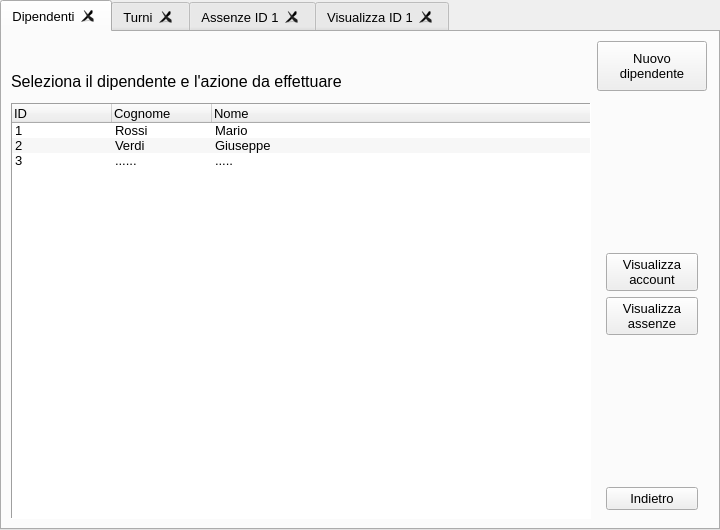
<?xml version="1.0" encoding="UTF-8"?>
<ui version="4.0">
 <class>tabWidget</class>
 <widget class="QTabWidget" name="tabWidget">
  <property name="geometry">
   <rect>
    <x>0</x>
    <y>0</y>
    <width>720</width>
    <height>530</height>
   </rect>
  </property>
  <property name="minimumSize">
   <size>
    <width>720</width>
    <height>530</height>
   </size>
  </property>
  <property name="font">
   <font>
    <family>Arial</family>
    <pointsize>10</pointsize>
   </font>
  </property>
  <property name="windowTitle">
   <string>Gestione Dipendenti</string>
  </property>
  <property name="currentIndex">
   <number>0</number>
  </property>
  <property name="elideMode">
   <enum>Qt::ElideLeft</enum>
  </property>
  <property name="usesScrollButtons">
   <bool>true</bool>
  </property>
  <property name="documentMode">
   <bool>false</bool>
  </property>
  <property name="tabsClosable">
   <bool>true</bool>
  </property>
  <property name="movable">
   <bool>false</bool>
  </property>
  <widget class="QWidget" name="tabDipendenti">
   <property name="font">
    <font>
     <family>Arial</family>
     <pointsize>10</pointsize>
    </font>
   </property>
   <attribute name="title">
    <string>Dipendenti</string>
   </attribute>
   <layout class="QGridLayout" name="gridLayout">
    <property name="rightMargin">
     <number>11</number>
    </property>
    <item row="0" column="1">
     <widget class="QPushButton" name="pushButton">
      <property name="sizePolicy">
       <sizepolicy hsizetype="Minimum" vsizetype="Fixed">
        <horstretch>0</horstretch>
        <verstretch>0</verstretch>
       </sizepolicy>
      </property>
      <property name="minimumSize">
       <size>
        <width>110</width>
        <height>50</height>
       </size>
      </property>
      <property name="maximumSize">
       <size>
        <width>130</width>
        <height>60</height>
       </size>
      </property>
      <property name="focusPolicy">
       <enum>Qt::StrongFocus</enum>
      </property>
      <property name="layoutDirection">
       <enum>Qt::LeftToRight</enum>
      </property>
      <property name="text">
       <string>Nuovo
dipendente</string>
      </property>
      <property name="checkable">
       <bool>false</bool>
      </property>
      <property name="checked">
       <bool>false</bool>
      </property>
      <property name="flat">
       <bool>false</bool>
      </property>
     </widget>
    </item>
    <item row="0" column="0">
     <widget class="QLabel" name="label">
      <property name="sizePolicy">
       <sizepolicy hsizetype="Expanding" vsizetype="Preferred">
        <horstretch>0</horstretch>
        <verstretch>0</verstretch>
       </sizepolicy>
      </property>
      <property name="minimumSize">
       <size>
        <width>350</width>
        <height>0</height>
       </size>
      </property>
      <property name="font">
       <font>
        <family>Arial</family>
        <pointsize>12</pointsize>
        <weight>50</weight>
        <bold>false</bold>
        <underline>false</underline>
        <strikeout>false</strikeout>
        <kerning>true</kerning>
       </font>
      </property>
      <property name="frameShape">
       <enum>QFrame::NoFrame</enum>
      </property>
      <property name="frameShadow">
       <enum>QFrame::Sunken</enum>
      </property>
      <property name="lineWidth">
       <number>1</number>
      </property>
      <property name="midLineWidth">
       <number>0</number>
      </property>
      <property name="text">
       <string>Seleziona il dipendente e l'azione da effettuare</string>
      </property>
      <property name="alignment">
       <set>Qt::AlignBottom|Qt::AlignLeading|Qt::AlignLeft</set>
      </property>
      <property name="wordWrap">
       <bool>false</bool>
      </property>
     </widget>
    </item>
    <item row="2" column="0">
     <widget class="QTreeWidget" name="treeWidget">
      <property name="sizePolicy">
       <sizepolicy hsizetype="Expanding" vsizetype="Expanding">
        <horstretch>0</horstretch>
        <verstretch>0</verstretch>
       </sizepolicy>
      </property>
      <property name="minimumSize">
       <size>
        <width>400</width>
        <height>400</height>
       </size>
      </property>
      <property name="maximumSize">
       <size>
        <width>99999</width>
        <height>99999</height>
       </size>
      </property>
      <property name="font">
       <font>
        <family>Arial</family>
        <pointsize>10</pointsize>
       </font>
      </property>
      <property name="frameShape">
       <enum>QFrame::Panel</enum>
      </property>
      <property name="frameShadow">
       <enum>QFrame::Sunken</enum>
      </property>
      <property name="lineWidth">
       <number>1</number>
      </property>
      <property name="sizeAdjustPolicy">
       <enum>QAbstractScrollArea::AdjustToContents</enum>
      </property>
      <property name="editTriggers">
       <set>QAbstractItemView::NoEditTriggers</set>
      </property>
      <property name="alternatingRowColors">
       <bool>true</bool>
      </property>
      <property name="indentation">
       <number>0</number>
      </property>
      <property name="rootIsDecorated">
       <bool>true</bool>
      </property>
      <property name="sortingEnabled">
       <bool>false</bool>
      </property>
      <column>
       <property name="text">
        <string>ID</string>
       </property>
      </column>
      <column>
       <property name="text">
        <string>Cognome</string>
       </property>
      </column>
      <column>
       <property name="text">
        <string>Nome</string>
       </property>
      </column>
      <item>
       <property name="text">
        <string>1</string>
       </property>
       <property name="text">
        <string>Rossi</string>
       </property>
       <property name="text">
        <string>Mario</string>
       </property>
      </item>
      <item>
       <property name="text">
        <string>2</string>
       </property>
       <property name="text">
        <string>Verdi</string>
       </property>
       <property name="text">
        <string>Giuseppe</string>
       </property>
      </item>
      <item>
       <property name="text">
        <string>3</string>
       </property>
       <property name="text">
        <string>......</string>
       </property>
       <property name="text">
        <string>.....</string>
       </property>
      </item>
     </widget>
    </item>
    <item row="1" column="1" rowspan="2">
     <widget class="QWidget" name="widget" native="true">
      <property name="sizePolicy">
       <sizepolicy hsizetype="Preferred" vsizetype="Expanding">
        <horstretch>0</horstretch>
        <verstretch>0</verstretch>
       </sizepolicy>
      </property>
      <layout class="QVBoxLayout" name="verticalLayout">
       <item>
        <spacer name="spacer1">
         <property name="orientation">
          <enum>Qt::Vertical</enum>
         </property>
         <property name="sizeHint" stdset="0">
          <size>
           <width>20</width>
           <height>40</height>
          </size>
         </property>
        </spacer>
       </item>
       <item>
        <widget class="QPushButton" name="pushButton_3">
         <property name="text">
          <string>Visualizza 
account</string>
         </property>
        </widget>
       </item>
       <item>
        <widget class="QPushButton" name="pushButton_4">
         <property name="text">
          <string>Visualizza 
assenze</string>
         </property>
        </widget>
       </item>
       <item>
        <spacer name="spacer2">
         <property name="orientation">
          <enum>Qt::Vertical</enum>
         </property>
         <property name="sizeHint" stdset="0">
          <size>
           <width>20</width>
           <height>40</height>
          </size>
         </property>
        </spacer>
       </item>
       <item>
        <widget class="QPushButton" name="pushButton_2">
         <property name="text">
          <string>Indietro</string>
         </property>
        </widget>
       </item>
      </layout>
     </widget>
    </item>
   </layout>
  </widget>
  <widget class="QWidget" name="tabTurni">
   <property name="font">
    <font>
     <family>Arial</family>
     <pointsize>10</pointsize>
    </font>
   </property>
   <attribute name="title">
    <string>Turni</string>
   </attribute>
   <layout class="QGridLayout" name="gridLayout_5">
    <item row="0" column="1">
     <widget class="QGroupBox" name="groupCamerieri">
      <property name="sizePolicy">
       <sizepolicy hsizetype="Preferred" vsizetype="Preferred">
        <horstretch>0</horstretch>
        <verstretch>0</verstretch>
       </sizepolicy>
      </property>
      <property name="maximumSize">
       <size>
        <width>290</width>
        <height>16777215</height>
       </size>
      </property>
      <property name="title">
       <string>Camerieri</string>
      </property>
      <property name="flat">
       <bool>false</bool>
      </property>
      <layout class="QGridLayout" name="gridLayout_2">
       <property name="topMargin">
        <number>11</number>
       </property>
       <property name="bottomMargin">
        <number>11</number>
       </property>
       <item row="1" column="0">
        <widget class="QTableWidget" name="tableCamerieri">
         <property name="sizePolicy">
          <sizepolicy hsizetype="Fixed" vsizetype="Expanding">
           <horstretch>0</horstretch>
           <verstretch>0</verstretch>
          </sizepolicy>
         </property>
         <property name="minimumSize">
          <size>
           <width>259</width>
           <height>0</height>
          </size>
         </property>
         <property name="maximumSize">
          <size>
           <width>259</width>
           <height>16777215</height>
          </size>
         </property>
         <property name="font">
          <font>
           <family>Arial</family>
           <pointsize>9</pointsize>
          </font>
         </property>
         <property name="contextMenuPolicy">
          <enum>Qt::DefaultContextMenu</enum>
         </property>
         <property name="acceptDrops">
          <bool>false</bool>
         </property>
         <property name="frameShape">
          <enum>QFrame::Box</enum>
         </property>
         <property name="frameShadow">
          <enum>QFrame::Sunken</enum>
         </property>
         <property name="sizeAdjustPolicy">
          <enum>QAbstractScrollArea::AdjustToContents</enum>
         </property>
         <property name="editTriggers">
          <set>QAbstractItemView::NoEditTriggers</set>
         </property>
         <property name="dragEnabled">
          <bool>false</bool>
         </property>
         <property name="dragDropOverwriteMode">
          <bool>true</bool>
         </property>
         <property name="dragDropMode">
          <enum>QAbstractItemView::InternalMove</enum>
         </property>
         <property name="defaultDropAction">
          <enum>Qt::MoveAction</enum>
         </property>
         <row>
          <property name="text">
           <string/>
          </property>
         </row>
         <row>
          <property name="text">
           <string/>
          </property>
         </row>
         <column>
          <property name="text">
           <string>Mattina</string>
          </property>
         </column>
         <column>
          <property name="text">
           <string>Pomeriggio</string>
          </property>
         </column>
         <item row="0" column="0">
          <property name="text">
           <string>cameriere1</string>
          </property>
         </item>
         <item row="0" column="1">
          <property name="text">
           <string>cameriere2</string>
          </property>
         </item>
         <item row="1" column="0">
          <property name="text">
           <string>...........</string>
          </property>
         </item>
         <item row="1" column="1">
          <property name="text">
           <string>..........</string>
          </property>
         </item>
        </widget>
       </item>
       <item row="2" column="0" alignment="Qt::AlignRight|Qt::AlignBottom">
        <widget class="QPushButton" name="btnCamerieri">
         <property name="text">
          <string>Modifica</string>
         </property>
        </widget>
       </item>
      </layout>
     </widget>
    </item>
    <item row="0" column="0">
     <widget class="QGroupBox" name="groupReceptionist">
      <property name="sizePolicy">
       <sizepolicy hsizetype="Preferred" vsizetype="Preferred">
        <horstretch>0</horstretch>
        <verstretch>0</verstretch>
       </sizepolicy>
      </property>
      <property name="maximumSize">
       <size>
        <width>290</width>
        <height>16777215</height>
       </size>
      </property>
      <property name="title">
       <string>Receptionist</string>
      </property>
      <property name="flat">
       <bool>false</bool>
      </property>
      <property name="checkable">
       <bool>false</bool>
      </property>
      <property name="checked">
       <bool>false</bool>
      </property>
      <layout class="QGridLayout" name="gridLayout_3">
       <property name="sizeConstraint">
        <enum>QLayout::SetDefaultConstraint</enum>
       </property>
       <item row="0" column="0">
        <widget class="QTableWidget" name="tableReceptionist">
         <property name="sizePolicy">
          <sizepolicy hsizetype="Fixed" vsizetype="Expanding">
           <horstretch>0</horstretch>
           <verstretch>0</verstretch>
          </sizepolicy>
         </property>
         <property name="minimumSize">
          <size>
           <width>259</width>
           <height>0</height>
          </size>
         </property>
         <property name="maximumSize">
          <size>
           <width>259</width>
           <height>16777215</height>
          </size>
         </property>
         <property name="font">
          <font>
           <family>Arial</family>
           <pointsize>9</pointsize>
          </font>
         </property>
         <property name="frameShape">
          <enum>QFrame::Box</enum>
         </property>
         <property name="sizeAdjustPolicy">
          <enum>QAbstractScrollArea::AdjustToContents</enum>
         </property>
         <property name="editTriggers">
          <set>QAbstractItemView::NoEditTriggers</set>
         </property>
         <property name="showDropIndicator" stdset="0">
          <bool>true</bool>
         </property>
         <property name="dragEnabled">
          <bool>false</bool>
         </property>
         <property name="dragDropMode">
          <enum>QAbstractItemView::InternalMove</enum>
         </property>
         <property name="defaultDropAction">
          <enum>Qt::MoveAction</enum>
         </property>
         <property name="alternatingRowColors">
          <bool>false</bool>
         </property>
         <property name="showGrid">
          <bool>true</bool>
         </property>
         <property name="gridStyle">
          <enum>Qt::SolidLine</enum>
         </property>
         <property name="columnCount">
          <number>2</number>
         </property>
         <row>
          <property name="text">
           <string/>
          </property>
         </row>
         <row>
          <property name="text">
           <string/>
          </property>
         </row>
         <column>
          <property name="text">
           <string>Mattina</string>
          </property>
         </column>
         <column>
          <property name="text">
           <string>Pomeriggio</string>
          </property>
         </column>
         <item row="0" column="0">
          <property name="text">
           <string>receptionist1</string>
          </property>
         </item>
         <item row="0" column="1">
          <property name="text">
           <string>receptionist2</string>
          </property>
         </item>
         <item row="1" column="0">
          <property name="text">
           <string>.........</string>
          </property>
         </item>
         <item row="1" column="1">
          <property name="text">
           <string>.......</string>
          </property>
         </item>
        </widget>
       </item>
       <item row="1" column="0" alignment="Qt::AlignRight|Qt::AlignBottom">
        <widget class="QPushButton" name="btnReceptionist">
         <property name="sizePolicy">
          <sizepolicy hsizetype="Minimum" vsizetype="Fixed">
           <horstretch>0</horstretch>
           <verstretch>0</verstretch>
          </sizepolicy>
         </property>
         <property name="text">
          <string>Modifica</string>
         </property>
        </widget>
       </item>
      </layout>
     </widget>
    </item>
    <item row="1" column="1" alignment="Qt::AlignRight|Qt::AlignBottom">
     <widget class="QPushButton" name="pushButton_5">
      <property name="text">
       <string>Indietro</string>
      </property>
     </widget>
    </item>
   </layout>
  </widget>
  <widget class="QWidget" name="tabAssenze">
   <property name="font">
    <font>
     <family>Arial</family>
     <pointsize>10</pointsize>
    </font>
   </property>
   <attribute name="title">
    <string>Assenze ID 1</string>
   </attribute>
   <layout class="QGridLayout" name="gridLayout_4">
    <item row="0" column="0">
     <widget class="QLabel" name="label_2">
      <property name="font">
       <font>
        <family>Arial</family>
        <pointsize>14</pointsize>
       </font>
      </property>
      <property name="text">
       <string>Assenze di Mario Rossi</string>
      </property>
      <property name="alignment">
       <set>Qt::AlignCenter</set>
      </property>
     </widget>
    </item>
    <item row="1" column="0" alignment="Qt::AlignHCenter">
     <widget class="QListWidget" name="listWidget">
      <property name="frameShape">
       <enum>QFrame::NoFrame</enum>
      </property>
      <property name="editTriggers">
       <set>QAbstractItemView::NoEditTriggers</set>
      </property>
      <property name="resizeMode">
       <enum>QListView::Adjust</enum>
      </property>
      <property name="viewMode">
       <enum>QListView::ListMode</enum>
      </property>
      <item>
       <property name="text">
        <string>1) 05/06/2022</string>
       </property>
      </item>
      <item>
       <property name="text">
        <string>2) 18/07/2022</string>
       </property>
      </item>
      <item>
       <property name="text">
        <string>3) 19/07/2022</string>
       </property>
      </item>
      <item>
       <property name="text">
        <string>     ........</string>
       </property>
      </item>
     </widget>
    </item>
   </layout>
  </widget>
  <widget class="QWidget" name="tab">
   <attribute name="title">
    <string>Visualizza ID 1</string>
   </attribute>
   <layout class="QGridLayout" name="gridLayout_9">
    <item row="0" column="0" colspan="2">
     <widget class="QWidget" name="widgetIntestazione" native="true">
      <property name="sizePolicy">
       <sizepolicy hsizetype="Preferred" vsizetype="Maximum">
        <horstretch>0</horstretch>
        <verstretch>0</verstretch>
       </sizepolicy>
      </property>
      <property name="minimumSize">
       <size>
        <width>0</width>
        <height>0</height>
       </size>
      </property>
      <property name="styleSheet">
       <string notr="true">background-color: rgb(100, 255, 17);
color: rgb(0, 85, 0);</string>
      </property>
      <layout class="QVBoxLayout" name="verticalLayout_4">
       <property name="leftMargin">
        <number>0</number>
       </property>
       <property name="topMargin">
        <number>0</number>
       </property>
       <property name="rightMargin">
        <number>0</number>
       </property>
       <property name="bottomMargin">
        <number>0</number>
       </property>
       <item>
        <widget class="QLabel" name="labelIntestazioneNome_2">
         <property name="sizePolicy">
          <sizepolicy hsizetype="Expanding" vsizetype="Expanding">
           <horstretch>0</horstretch>
           <verstretch>0</verstretch>
          </sizepolicy>
         </property>
         <property name="minimumSize">
          <size>
           <width>0</width>
           <height>40</height>
          </size>
         </property>
         <property name="font">
          <font>
           <family>Arial</family>
           <pointsize>20</pointsize>
          </font>
         </property>
         <property name="styleSheet">
          <string notr="true">background-color: rgb(100, 255, 17);
color: rgb(0, 85, 0);</string>
         </property>
         <property name="text">
          <string>Mario Rossi</string>
         </property>
         <property name="alignment">
          <set>Qt::AlignCenter</set>
         </property>
        </widget>
       </item>
       <item>
        <widget class="QLabel" name="labelIntestazioneID_2">
         <property name="sizePolicy">
          <sizepolicy hsizetype="Expanding" vsizetype="Expanding">
           <horstretch>0</horstretch>
           <verstretch>0</verstretch>
          </sizepolicy>
         </property>
         <property name="minimumSize">
          <size>
           <width>0</width>
           <height>30</height>
          </size>
         </property>
         <property name="font">
          <font>
           <family>Arial</family>
           <pointsize>11</pointsize>
          </font>
         </property>
         <property name="text">
          <string>ID: 1</string>
         </property>
         <property name="alignment">
          <set>Qt::AlignHCenter|Qt::AlignTop</set>
         </property>
        </widget>
       </item>
      </layout>
     </widget>
    </item>
    <item row="1" column="0">
     <widget class="QGroupBox" name="groupBoxDatiAnagrafici">
      <property name="sizePolicy">
       <sizepolicy hsizetype="Preferred" vsizetype="Preferred">
        <horstretch>0</horstretch>
        <verstretch>0</verstretch>
       </sizepolicy>
      </property>
      <property name="font">
       <font>
        <family>Arial</family>
        <pointsize>12</pointsize>
       </font>
      </property>
      <property name="styleSheet">
       <string notr="true"/>
      </property>
      <property name="title">
       <string>Dati anagrafici</string>
      </property>
      <layout class="QVBoxLayout" name="verticalLayout_2">
       <item>
        <widget class="QLabel" name="labelNome">
         <property name="font">
          <font>
           <family>Arial</family>
           <pointsize>11</pointsize>
          </font>
         </property>
         <property name="text">
          <string>Nome: Mario</string>
         </property>
        </widget>
       </item>
       <item>
        <widget class="QLabel" name="labelCognome">
         <property name="font">
          <font>
           <family>Arial</family>
           <pointsize>11</pointsize>
          </font>
         </property>
         <property name="text">
          <string>Cognome: Rossi</string>
         </property>
        </widget>
       </item>
       <item>
        <widget class="QLabel" name="labelDataNascita">
         <property name="font">
          <font>
           <family>Arial</family>
           <pointsize>11</pointsize>
          </font>
         </property>
         <property name="text">
          <string>Data di nascita: 01/01/2001</string>
         </property>
        </widget>
       </item>
       <item>
        <widget class="QLabel" name="labelLuogoNascita">
         <property name="font">
          <font>
           <family>Arial</family>
           <pointsize>11</pointsize>
          </font>
         </property>
         <property name="text">
          <string>Luogo di nascita: Roma</string>
         </property>
        </widget>
       </item>
      </layout>
     </widget>
    </item>
    <item row="1" column="1">
     <widget class="QGroupBox" name="groupBoxContatti">
      <property name="sizePolicy">
       <sizepolicy hsizetype="Preferred" vsizetype="Preferred">
        <horstretch>0</horstretch>
        <verstretch>0</verstretch>
       </sizepolicy>
      </property>
      <property name="font">
       <font>
        <family>Arial</family>
        <pointsize>12</pointsize>
       </font>
      </property>
      <property name="title">
       <string>Contatti</string>
      </property>
      <layout class="QFormLayout" name="formLayout_2">
       <item row="0" column="0">
        <widget class="QLabel" name="labelEmail">
         <property name="font">
          <font>
           <family>Arial</family>
           <pointsize>11</pointsize>
          </font>
         </property>
         <property name="text">
          <string>Email:</string>
         </property>
        </widget>
       </item>
       <item row="0" column="1">
        <widget class="QLineEdit" name="lineEditEmail">
         <property name="minimumSize">
          <size>
           <width>220</width>
           <height>0</height>
          </size>
         </property>
         <property name="font">
          <font>
           <family>Arial</family>
           <pointsize>11</pointsize>
          </font>
         </property>
         <property name="text">
          <string>mariorossi@mail.com</string>
         </property>
         <property name="readOnly">
          <bool>true</bool>
         </property>
        </widget>
       </item>
       <item row="1" column="0">
        <widget class="QLabel" name="labelCellulare">
         <property name="font">
          <font>
           <family>Arial</family>
           <pointsize>11</pointsize>
          </font>
         </property>
         <property name="text">
          <string>Cellulare:</string>
         </property>
        </widget>
       </item>
       <item row="1" column="1">
        <widget class="QLineEdit" name="lineEditCellulare">
         <property name="font">
          <font>
           <family>Arial</family>
           <pointsize>11</pointsize>
          </font>
         </property>
         <property name="text">
          <string>3321903031</string>
         </property>
         <property name="readOnly">
          <bool>true</bool>
         </property>
        </widget>
       </item>
       <item row="2" column="0" colspan="2">
        <widget class="QWidget" name="widget_3" native="true">
         <property name="sizePolicy">
          <sizepolicy hsizetype="Preferred" vsizetype="Preferred">
           <horstretch>0</horstretch>
           <verstretch>0</verstretch>
          </sizepolicy>
         </property>
         <layout class="QGridLayout" name="gridLayout_7">
          <item row="0" column="0" alignment="Qt::AlignRight">
           <widget class="QPushButton" name="btnContatti">
            <property name="font">
             <font>
              <family>Arial</family>
              <pointsize>11</pointsize>
             </font>
            </property>
            <property name="text">
             <string>Modifica</string>
            </property>
           </widget>
          </item>
         </layout>
        </widget>
       </item>
      </layout>
     </widget>
    </item>
    <item row="2" column="0" rowspan="2">
     <widget class="QGroupBox" name="groupBoxDatiLavorativi">
      <property name="sizePolicy">
       <sizepolicy hsizetype="Preferred" vsizetype="Preferred">
        <horstretch>0</horstretch>
        <verstretch>0</verstretch>
       </sizepolicy>
      </property>
      <property name="font">
       <font>
        <family>Arial</family>
        <pointsize>12</pointsize>
       </font>
      </property>
      <property name="title">
       <string>Dati lavorativi</string>
      </property>
      <layout class="QFormLayout" name="formLayout">
       <property name="bottomMargin">
        <number>11</number>
       </property>
       <item row="0" column="0">
        <widget class="QLabel" name="labelRuolo">
         <property name="font">
          <font>
           <family>Arial</family>
           <pointsize>11</pointsize>
          </font>
         </property>
         <property name="text">
          <string>Ruolo:</string>
         </property>
        </widget>
       </item>
       <item row="0" column="1">
        <widget class="QLineEdit" name="lineEditRuolo">
         <property name="minimumSize">
          <size>
           <width>150</width>
           <height>0</height>
          </size>
         </property>
         <property name="font">
          <font>
           <family>Arial</family>
           <pointsize>11</pointsize>
          </font>
         </property>
         <property name="text">
          <string>Receptionist</string>
         </property>
         <property name="readOnly">
          <bool>true</bool>
         </property>
        </widget>
       </item>
       <item row="1" column="0">
        <widget class="QLabel" name="labelTurno">
         <property name="font">
          <font>
           <family>Arial</family>
           <pointsize>11</pointsize>
          </font>
         </property>
         <property name="text">
          <string>Turno:</string>
         </property>
        </widget>
       </item>
       <item row="1" column="1">
        <widget class="QLineEdit" name="lineEditTurno">
         <property name="minimumSize">
          <size>
           <width>150</width>
           <height>0</height>
          </size>
         </property>
         <property name="font">
          <font>
           <family>Arial</family>
           <pointsize>11</pointsize>
          </font>
         </property>
         <property name="text">
          <string>Mattina</string>
         </property>
         <property name="readOnly">
          <bool>true</bool>
         </property>
        </widget>
       </item>
       <item row="2" column="0">
        <widget class="QLabel" name="labelIBAN">
         <property name="font">
          <font>
           <family>Arial</family>
           <pointsize>11</pointsize>
          </font>
         </property>
         <property name="text">
          <string>IBAN:</string>
         </property>
        </widget>
       </item>
       <item row="2" column="1">
        <widget class="QLineEdit" name="lineEditIBAN">
         <property name="minimumSize">
          <size>
           <width>220</width>
           <height>0</height>
          </size>
         </property>
         <property name="font">
          <font>
           <family>Arial</family>
           <pointsize>11</pointsize>
          </font>
         </property>
         <property name="text">
          <string>28219303180482749210</string>
         </property>
         <property name="readOnly">
          <bool>true</bool>
         </property>
        </widget>
       </item>
       <item row="3" column="0">
        <widget class="QLabel" name="labelStipendio">
         <property name="font">
          <font>
           <family>Arial</family>
           <pointsize>11</pointsize>
          </font>
         </property>
         <property name="text">
          <string>Stipendio (€):</string>
         </property>
        </widget>
       </item>
       <item row="3" column="1">
        <widget class="QLineEdit" name="lineEditStipendio">
         <property name="minimumSize">
          <size>
           <width>100</width>
           <height>0</height>
          </size>
         </property>
         <property name="font">
          <font>
           <family>Arial</family>
           <pointsize>11</pointsize>
          </font>
         </property>
         <property name="text">
          <string>1200</string>
         </property>
         <property name="readOnly">
          <bool>true</bool>
         </property>
        </widget>
       </item>
       <item row="4" column="0" colspan="2">
        <widget class="QWidget" name="widget_2" native="true">
         <property name="sizePolicy">
          <sizepolicy hsizetype="Expanding" vsizetype="Preferred">
           <horstretch>0</horstretch>
           <verstretch>0</verstretch>
          </sizepolicy>
         </property>
         <layout class="QGridLayout" name="gridLayout_6">
          <property name="bottomMargin">
           <number>0</number>
          </property>
          <item row="0" column="0" alignment="Qt::AlignRight">
           <widget class="QPushButton" name="btnDatiLavorativi">
            <property name="font">
             <font>
              <family>Arial</family>
              <pointsize>11</pointsize>
             </font>
            </property>
            <property name="text">
             <string>Modifica</string>
            </property>
           </widget>
          </item>
         </layout>
        </widget>
       </item>
      </layout>
     </widget>
    </item>
    <item row="2" column="1">
     <widget class="QGroupBox" name="groupBoxCredenziali">
      <property name="font">
       <font>
        <family>Arial</family>
        <pointsize>12</pointsize>
       </font>
      </property>
      <property name="title">
       <string>Credenziali</string>
      </property>
      <layout class="QFormLayout" name="formLayout_3">
       <item row="0" column="0">
        <widget class="QLabel" name="labelUsername">
         <property name="font">
          <font>
           <family>Arial</family>
           <pointsize>11</pointsize>
          </font>
         </property>
         <property name="text">
          <string>Username:</string>
         </property>
        </widget>
       </item>
       <item row="0" column="1">
        <widget class="QLineEdit" name="lineEditUsername">
         <property name="minimumSize">
          <size>
           <width>200</width>
           <height>0</height>
          </size>
         </property>
         <property name="font">
          <font>
           <family>Arial</family>
           <pointsize>11</pointsize>
          </font>
         </property>
         <property name="text">
          <string>user</string>
         </property>
         <property name="readOnly">
          <bool>true</bool>
         </property>
        </widget>
       </item>
       <item row="1" column="0">
        <widget class="QLabel" name="labelPassword">
         <property name="font">
          <font>
           <family>Arial</family>
           <pointsize>11</pointsize>
          </font>
         </property>
         <property name="text">
          <string>Password:</string>
         </property>
        </widget>
       </item>
       <item row="1" column="1">
        <widget class="QLineEdit" name="lineEditPassword">
         <property name="minimumSize">
          <size>
           <width>150</width>
           <height>0</height>
          </size>
         </property>
         <property name="font">
          <font>
           <family>Arial</family>
           <pointsize>11</pointsize>
          </font>
         </property>
         <property name="text">
          <string>password</string>
         </property>
         <property name="echoMode">
          <enum>QLineEdit::Password</enum>
         </property>
         <property name="readOnly">
          <bool>true</bool>
         </property>
        </widget>
       </item>
       <item row="2" column="0" colspan="2">
        <widget class="QWidget" name="widget_4" native="true">
         <layout class="QGridLayout" name="gridLayout_8">
          <item row="0" column="0" alignment="Qt::AlignRight">
           <widget class="QPushButton" name="btnCredenziali">
            <property name="font">
             <font>
              <family>Arial</family>
              <pointsize>11</pointsize>
             </font>
            </property>
            <property name="text">
             <string>Modifica</string>
            </property>
           </widget>
          </item>
         </layout>
        </widget>
       </item>
      </layout>
     </widget>
    </item>
    <item row="3" column="1">
     <spacer name="verticalSpacer">
      <property name="orientation">
       <enum>Qt::Vertical</enum>
      </property>
      <property name="sizeHint" stdset="0">
       <size>
        <width>324</width>
        <height>47</height>
       </size>
      </property>
     </spacer>
    </item>
   </layout>
  </widget>
 </widget>
 <resources/>
 <connections/>
</ui>
